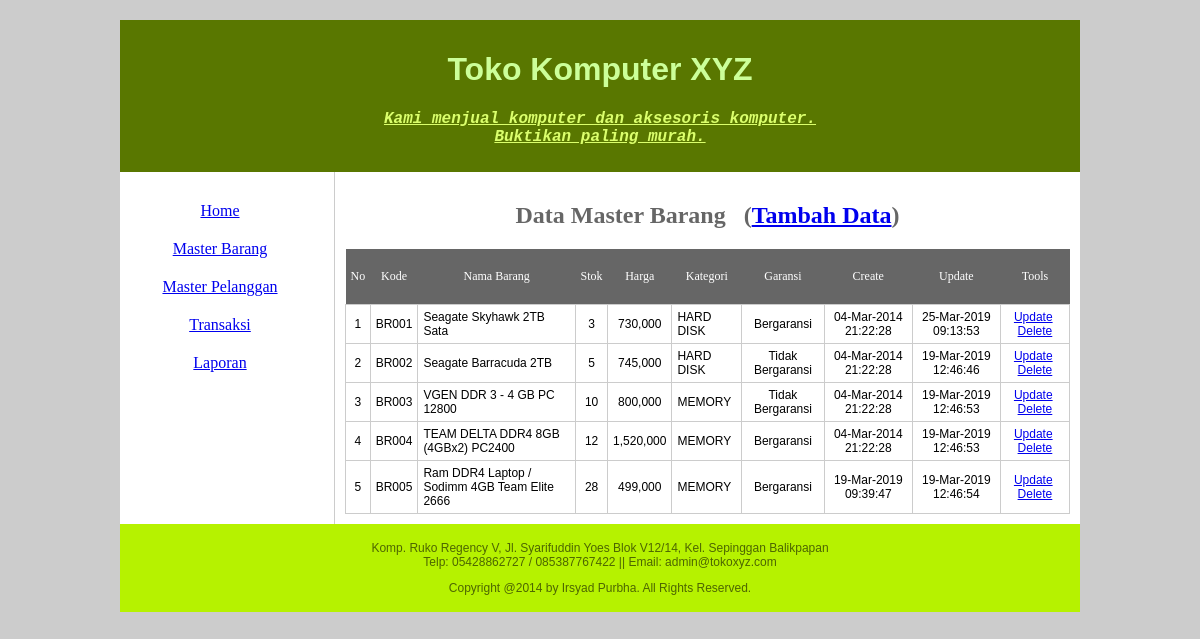
/Pertemuan11/index.php?page=master_barang, run on an earlier commit of the app's database.
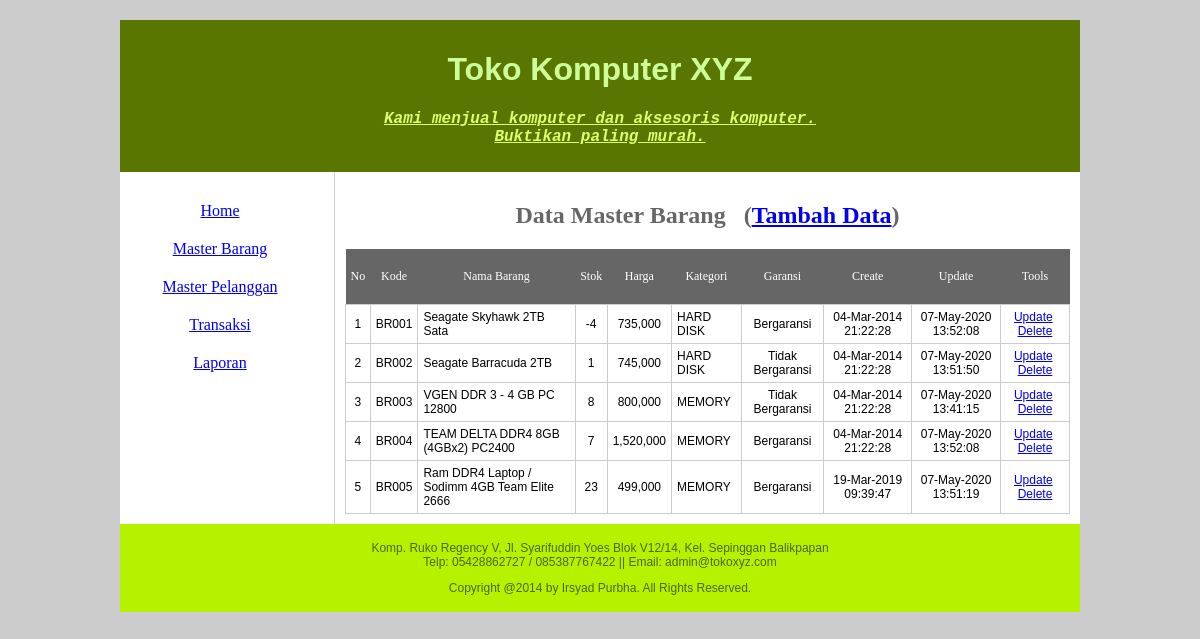
And on a later commit of the database.
### tables this page shows
CREATE TABLE `barang` (
  `kdbrg` varchar(5) NOT NULL,
  `brg_nama` varchar(50) NOT NULL,
  `brg_harga` float NOT NULL,
  `brg_stok` int(11) NOT NULL,
  `brg_kategori` varchar(50) NOT NULL,
  `brg_garansi` int(11) NOT NULL,
  `brg_create` datetime NOT NULL,
  `brg_update` timestamp NULL DEFAULT NULL ON UPDATE current_timestamp(),
  PRIMARY KEY (`kdbrg`)
);

### Pertemuan11/barang/data_barang.php (called while the page is built, shortened)
<?php
	function ambil_barang($kode=NULL)
	{
		$konek = con();
		if ($kode != NULL) { $cari="WHERE kdbrg = '$kode'"; } else { $cari=""; }
		$query = mysqli_query($konek,"SELECT * FROM barang $cari ORDER BY kdbrg ASC");
		if (!$query) { echo mysqli_error($konek); } else { return $query; }
	}
?>

### Pertemuan11/fungsi.php (called while the page is built, shortened)
<?php
	function garansi($kode)
	{
		if ($kode == 1) { return "Bergaransi"; } else { return "Tidak Bergaransi"; }
	}
	function tanggal($tgl)
	{
		return date('d-M-Y H:i:s',strtotime($tgl));
	}
?>

### Pertemuan11/barang/view_barang.php (the view)
<h2>
	Data Master Barang &nbsp;
	(<a href='index.php?page=add_barang'>Tambah Data</a>)
</h2>
<table>
	<tr>
    	<th>No</th><th>Kode</th><th>Nama Barang</th><th>Stok</th><th>Harga</th>
        <th>Kategori</th><th>Garansi</th><th>Create</th><th>Update</th><th>Tools</th>
    </tr>
    <?php
		$no = 1;
		$data = ambil_barang();
		while($row = mysqli_fetch_array($data))
		{
			$kdbrg = $row['kdbrg'];
			echo "<tr>";
				echo "<td align='center'>".$no."</td>";
				echo "<td align='center'>".$kdbrg."</td>";
				echo "<td>".$row['brg_nama']."</td>";
				echo "<td align='center'>".$row['brg_stok']."</td>";
				echo "<td align='center'>".number_format($row['brg_harga'])."</td>";
				echo "<td>".$row['brg_kategori']."</td>";
				echo "<td align='center'>".garansi($row['brg_garansi'])."</td>";
				echo "<td align='center'>".tanggal($row['brg_create'])."</td>";
				echo "<td align='center'>".tanggal($row['brg_update'])."</td>";
				echo "<td align='center'>";
	?>
        <a href='index.php?page=edit_barang&kdbrg=<?php echo $kdbrg ?>'>Update</a>&nbsp;
        <a href='index.php?page=delete_barang&kdbrg=<?php echo $kdbrg ?>'>Delete</a>
	<?php
        		echo "</td>";
			echo "</tr>";
			$no++;
		}
	?>
</table>

What changed in the data, as far as the page shows it:
changed barang "BR001": brg_stok "3" → "-4"; brg_harga "730,000" → "735,000"; brg_update "25-Mar-2019 09:13:53" → "07-May-2020 13:52:08"
changed barang "BR002": brg_stok "5" → "1"; brg_update "19-Mar-2019 12:46:46" → "07-May-2020 13:51:50"
changed barang "BR003": brg_stok "10" → "8"; brg_update "19-Mar-2019 12:46:53" → "07-May-2020 13:41:15"
changed barang "BR004": brg_stok "12" → "7"; brg_update "19-Mar-2019 12:46:53" → "07-May-2020 13:52:08"
changed barang "BR005": brg_stok "28" → "23"; brg_update "19-Mar-2019 12:46:54" → "07-May-2020 13:51:19"
